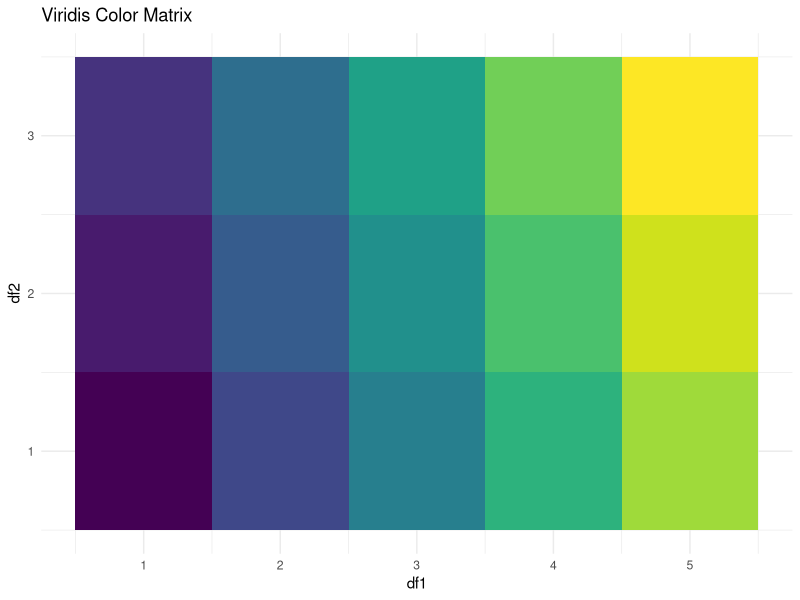
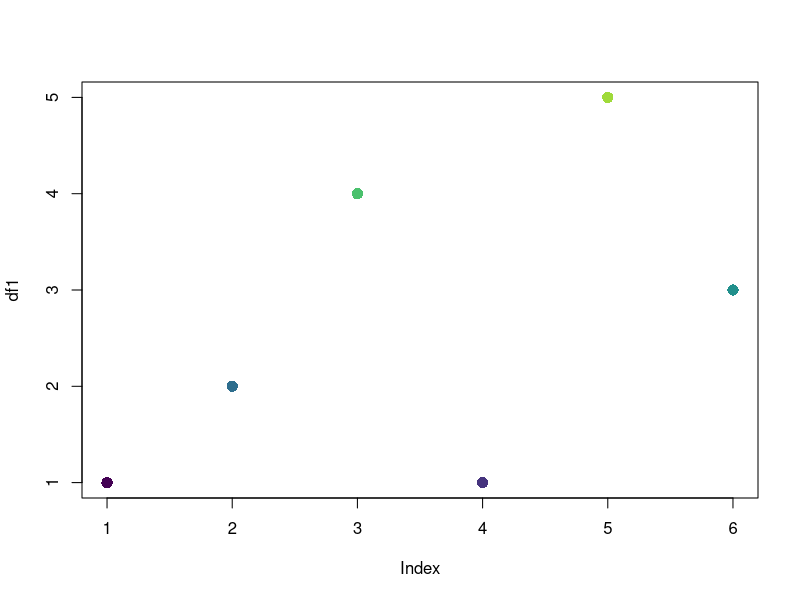

These figures' R source, in order:
library(ggplot2)
library(viridis)


#Dummy df
df <- data.frame(
  df1 = c(1, 2, 4, 1, 5, 3),
  df2 = c(1, 3, 2, 3, 1, 2)
)


# Kategorien bestimmen
cats1 <- seq(min(df$df1), max(df$df1))
cats2 <- seq(min(df$df2), max(df$df2))

n1 <- length(cats1)
n2 <- length(cats2)


##COLORMAP
# 1D-Farbskala (für Kombinationen)
vir_cols <- viridis(n1 * n2)

# 2D Color-Matrix
color_matrix <- matrix(
  vir_cols,
  nrow = n1,
  ncol = n2,
  byrow = TRUE
)

rownames(color_matrix) <- cats1
colnames(color_matrix) <- cats2




cm_df <- expand.grid(
  df1 = cats1,
  df2 = cats2
)

cm_df$color <- as.vector(color_matrix)

ggplot(cm_df, aes(df1, df2, fill = color)) +
  geom_tile() +
  scale_fill_identity() +
  theme_minimal() +
  labs(title = "Viridis Color Matrix")




#Dummy Plot
df$color <- mapply(
  function(a, b) color_matrix[as.character(a), as.character(b)],
  df$df1,
  df$df2
)

plot(
  seq_len(nrow(df)),
  df$df1,
  col = df$color,
  pch = 16,
  cex = 1.5,
  xlab = "Index",
  ylab = "df1"
)


